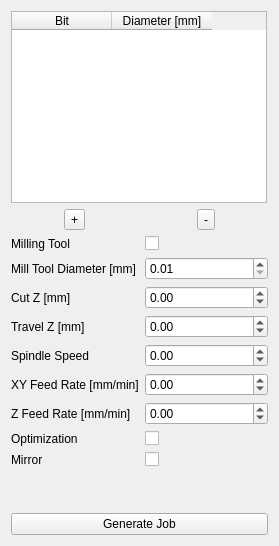
                  <widget class="QWidget" name="drill_page">
                   <layout class="QGridLayout" name="gridLayout_5">
                    <item row="4" column="2">
                     <widget class="QDoubleSpinBox" name="drill_milling_tool_diameter_dsb">
                      <property name="minimum">
                       <double>0.010000000000000</double>
                      </property>
                     </widget>
                    </item>
                    <item row="7" column="1">
                     <widget class="QLabel" name="drill_travel_z_la">
                      <property name="text">
                       <string>Travel Z [mm]</string>
                      </property>
                     </widget>
                    </item>
                    <item row="2" column="1" alignment="Qt::AlignHCenter">
                     <widget class="QToolButton" name="add_drill_tool_tb">
                      <property name="text">
                       <string>+</string>
                      </property>
                     </widget>
                    </item>
                    <item row="12" column="1">
                     <widget class="QLabel" name="drill_z_feed_rate_la">
                      <property name="text">
                       <string>Z Feed Rate [mm/min]</string>
                      </property>
                     </widget>
                    </item>
                    <item row="10" column="1">
                     <widget class="QLabel" name="drill_xy_feed_rate_la">
                      <property name="text">
                       <string>XY Feed Rate [mm/min]</string>
                      </property>
                     </widget>
                    </item>
                    <item row="6" column="1">
                     <widget class="QLabel" name="drill_cut_z_la">
                      <property name="text">
                       <string>Cut Z [mm]</string>
                      </property>
                     </widget>
                    </item>
                    <item row="7" column="2">
                     <widget class="QDoubleSpinBox" name="drill_travel_z_dsb">
                      <property name="decimals">
                       <number>2</number>
                      </property>
                      <property name="minimum">
                       <double>-9999.000000000000000</double>
                      </property>
                      <property name="maximum">
                       <double>9999.000000000000000</double>
                      </property>
                     </widget>
                    </item>
                    <item row="3" column="1">
                     <widget class="QLabel" name="drill_milling_tool_la">
                      <property name="text">
                       <string>Milling Tool</string>
                      </property>
                     </widget>
                    </item>
                    <item row="2" column="2" alignment="Qt::AlignHCenter">
                     <widget class="QToolButton" name="remove_drill_tool_tb">
                      <property name="text">
                       <string>-</string>
                      </property>
                     </widget>
                    </item>
                    <item row="3" column="2">
                     <widget class="QCheckBox" name="drill_milling_tool_chb">
                      <property name="text">
                       <string/>
                      </property>
                     </widget>
                    </item>
                    <item row="13" column="1">
                     <widget class="QLabel" name="drill_optimization_la">
                      <property name="text">
                       <string>Optimization</string>
                      </property>
                     </widget>
                    </item>
                    <item row="12" column="2">
                     <widget class="QDoubleSpinBox" name="drill_z_feed_rate_dsb">
                      <property name="decimals">
                       <number>2</number>
                      </property>
                      <property name="minimum">
                       <double>-9999.000000000000000</double>
                      </property>
                      <property name="maximum">
                       <double>9999.000000000000000</double>
                      </property>
                     </widget>
                    </item>
                    <item row="0" column="1" colspan="2" alignment="Qt::AlignHCenter|Qt::AlignVCenter">
                     <widget class="QTableWidget" name="drill_tw">
                      <property name="selectionBehavior">
                       <enum>QAbstractItemView::SelectRows</enum>
                      </property>
                      <property name="columnCount">
                       <number>2</number>
                      </property>
                      <column>
                       <property name="text">
                        <string>Bit</string>
                       </property>
                      </column>
                      <column>
                       <property name="text">
                        <string>Diameter [mm]</string>
                       </property>
                      </column>
                     </widget>
                    </item>
                    <item row="13" column="2">
                     <widget class="QCheckBox" name="drill_optimization_chb">
                      <property name="text">
                       <string/>
                      </property>
                     </widget>
                    </item>
                    <item row="6" column="2">
                     <widget class="QDoubleSpinBox" name="drill_cut_z_dsb">
                      <property name="decimals">
                       <number>2</number>
                      </property>
                      <property name="minimum">
                       <double>-9999.000000000000000</double>
                      </property>
                      <property name="maximum">
                       <double>9999.000000000000000</double>
                      </property>
                     </widget>
                    </item>
                    <item row="8" column="2">
                     <widget class="QDoubleSpinBox" name="drill_spindle_speed_dsb">
                      <property name="decimals">
                       <number>2</number>
                      </property>
                      <property name="minimum">
                       <double>-9999.000000000000000</double>
                      </property>
                      <property name="maximum">
                       <double>9999.000000000000000</double>
                      </property>
                     </widget>
                    </item>
                    <item row="8" column="1">
                     <widget class="QLabel" name="drill_spindle_speed_la">
                      <property name="text">
                       <string>Spindle Speed</string>
                      </property>
                     </widget>
                    </item>
                    <item row="10" column="2">
                     <widget class="QDoubleSpinBox" name="drill_xy_feed_rate_dsb">
                      <property name="decimals">
                       <number>2</number>
                      </property>
                      <property name="minimum">
                       <double>-9999.000000000000000</double>
                      </property>
                      <property name="maximum">
                       <double>9999.000000000000000</double>
                      </property>
                     </widget>
                    </item>
                    <item row="4" column="1">
                     <widget class="QLabel" name="drill_milling_tool_diameter_la">
                      <property name="text">
                       <string>Mill Tool Diameter [mm]</string>
                      </property>
                     </widget>
                    </item>
                    <item row="15" column="1" colspan="2">
                     <spacer name="drill_vertical_spacer">
                      <property name="orientation">
                       <enum>Qt::Vertical</enum>
                      </property>
                      <property name="sizeHint" stdset="0">
                       <size>
                        <width>20</width>
                        <height>40</height>
                       </size>
                      </property>
                     </spacer>
                    </item>
                    <item row="16" column="1" colspan="2">
                     <widget class="QPushButton" name="drill_generate_job_pb">
                      <property name="text">
                       <string>Generate Job</string>
                      </property>
                     </widget>
                    </item>
                    <item row="14" column="1">
                     <widget class="QLabel" name="drill_mirror_la">
                      <property name="text">
                       <string>Mirror</string>
                      </property>
                     </widget>
                    </item>
                    <item row="14" column="2">
                     <widget class="QCheckBox" name="drill_mirror_chb">
                      <property name="sizePolicy">
                       <sizepolicy hsizetype="Expanding" vsizetype="Fixed">
                        <horstretch>0</horstretch>
                        <verstretch>0</verstretch>
                       </sizepolicy>
                      </property>
                      <property name="minimumSize">
                       <size>
                        <width>123</width>
                        <height>0</height>
                       </size>
                      </property>
                      <property name="text">
                       <string/>
                      </property>
                     </widget>
                    </item>
                   </layout>
                  </widget>
